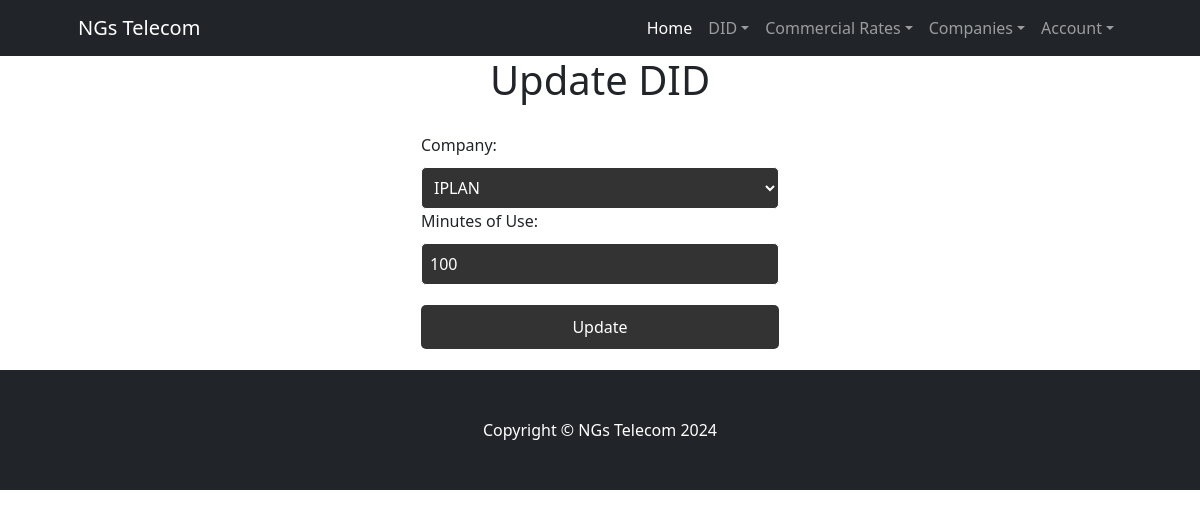
/DIDs/UpdateDIDs/1/ (signed in), run on an earlier commit of the app's database.
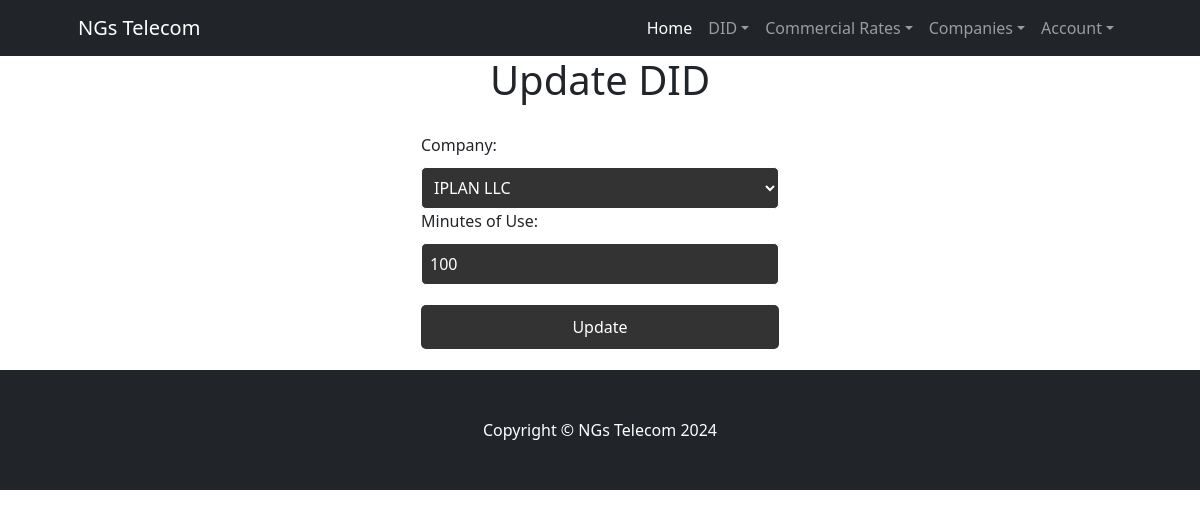
And on a later commit of the database.
### DIDs/models.py (models this page shows, shortened)
class DID(models.Model):
    numero = models.CharField(max_length=15)
    pais = models.CharField(max_length=30)
    empresa = models.CharField(max_length=30)
    minutos_uso = models.IntegerField()

class Compania(models.Model):
    direccion = models.CharField(max_length=60)
    codigo_postal = models.IntegerField()
    nombre = models.CharField(max_length=60)
    persona_contacto = models.CharField(max_length=60)
    NOCemail = models.EmailField()

### DIDs/views.py (the view)
# urls.py: path('UpdateDIDs/<int:pk>/', DIDUpdateView.as_view(), name='UpdateDID'),
class DIDUpdateView(UpdateView):
    model = DID
    template_name = 'dids/UpdateDIDs.html'
    fields = ['empresa', 'minutos_uso']
    success_url = reverse_lazy('BusDIDsByCompany')
    def get_context_data(self, **kwargs):
        context = super().get_context_data(**kwargs)
        context['companias'] = Compania.objects.all().order_by('nombre')
        return context

### DIDs/templates/dids/UpdateDIDs.html (shortened to what this page needs)
<!DOCTYPE html>
<html lang="en">
<head>
</head>
<body>
    {% extends "dids/inicio.html" %} {% load static %}
    {% block contenidoQueCambia %}
    <h1>Update DID</h1>
    <form method="POST">
        <label for="empresa">Company:</label>
        <select id="empresa" name="empresa" required>
            {% for compania in companias %}
                <option value="{{ compania.nombre }}" {% if compania.nombre == object.empresa %}selected{% endif %}>{{ compania.nombre }}</option>
            {% endfor %}
        </select>
        <label for="minutos_uso">Minutes of Use:</label>
        <input type="number" id="minutos_uso" name="minutos_uso" value="{{ object.minutos_uso }}" required>
        <input type="submit" value="Update">
    </form>
    {% endblock %}

What changed in the data, as far as the page shows it:
changed DID: empresa "IPLAN" → "IPLAN LLC"
